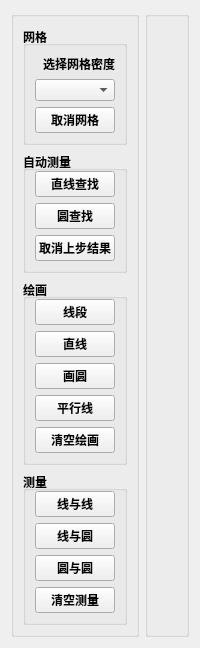
      <widget class="QWidget" name="tabVerticalView">
       <attribute name="title">
        <string>垂直视图</string>
       </attribute>
       <layout class="QGridLayout" name="gridLayout_8">
        <item row="0" column="0">
         <widget class="QGroupBox" name="groupBox_10">
          <property name="font">
           <font>
            <pointsize>12</pointsize>
            <weight>75</weight>
            <bold>true</bold>
           </font>
          </property>
          <property name="acceptDrops">
           <bool>false</bool>
          </property>
          <property name="title">
           <string/>
          </property>
          <property name="flat">
           <bool>false</bool>
          </property>
          <layout class="QVBoxLayout" name="verticalLayout_8">
           <item>
            <widget class="QGroupBox" name="groupBox_11">
             <property name="font">
              <font>
               <pointsize>9</pointsize>
               <weight>75</weight>
               <bold>true</bold>
              </font>
             </property>
             <property name="contextMenuPolicy">
              <enum>Qt::DefaultContextMenu</enum>
             </property>
             <property name="layoutDirection">
              <enum>Qt::LeftToRight</enum>
             </property>
             <property name="autoFillBackground">
              <bool>false</bool>
             </property>
             <property name="title">
              <string>网格</string>
             </property>
             <property name="alignment">
              <set>Qt::AlignLeading|Qt::AlignLeft|Qt::AlignVCenter</set>
             </property>
             <property name="flat">
              <bool>false</bool>
             </property>
             <property name="checkable">
              <bool>false</bool>
             </property>
             <layout class="QVBoxLayout" name="verticalLayout_2">
              <item>
               <widget class="QLabel" name="label_2">
                <property name="sizePolicy">
                 <sizepolicy hsizetype="Preferred" vsizetype="Fixed">
                  <horstretch>0</horstretch>
                  <verstretch>0</verstretch>
                 </sizepolicy>
                </property>
                <property name="font">
                 <font>
                  <pointsize>9</pointsize>
                  <weight>75</weight>
                  <bold>true</bold>
                 </font>
                </property>
                <property name="text">
                 <string>选择网格密度</string>
                </property>
                <property name="alignment">
                 <set>Qt::AlignRight|Qt::AlignTrailing|Qt::AlignVCenter</set>
                </property>
               </widget>
              </item>
              <item>
               <widget class="QComboBox" name="cbGridDens_Ver">
                <property name="sizePolicy">
                 <sizepolicy hsizetype="Preferred" vsizetype="Fixed">
                  <horstretch>0</horstretch>
                  <verstretch>0</verstretch>
                 </sizepolicy>
                </property>
               </widget>
              </item>
              <item>
               <widget class="QPushButton" name="btnCancelGrids_Ver">
                <property name="sizePolicy">
                 <sizepolicy hsizetype="Minimum" vsizetype="Fixed">
                  <horstretch>0</horstretch>
                  <verstretch>0</verstretch>
                 </sizepolicy>
                </property>
                <property name="font">
                 <font>
                  <pointsize>9</pointsize>
                  <weight>75</weight>
                  <bold>true</bold>
                 </font>
                </property>
                <property name="text">
                 <string>取消网格</string>
                </property>
               </widget>
              </item>
             </layout>
            </widget>
           </item>
           <item>
            <widget class="QGroupBox" name="groupBox_15">
             <property name="font">
              <font>
               <pointsize>9</pointsize>
               <weight>75</weight>
               <bold>true</bold>
              </font>
             </property>
             <property name="contextMenuPolicy">
              <enum>Qt::DefaultContextMenu</enum>
             </property>
             <property name="layoutDirection">
              <enum>Qt::LeftToRight</enum>
             </property>
             <property name="autoFillBackground">
              <bool>false</bool>
             </property>
             <property name="title">
              <string>自动测量</string>
             </property>
             <property name="alignment">
              <set>Qt::AlignLeading|Qt::AlignLeft|Qt::AlignVCenter</set>
             </property>
             <property name="flat">
              <bool>false</bool>
             </property>
             <property name="checkable">
              <bool>false</bool>
             </property>
             <layout class="QVBoxLayout" name="verticalLayout_5">
              <property name="topMargin">
               <number>0</number>
              </property>
              <item>
               <widget class="QPushButton" name="btnLineDet_Ver">
                <property name="sizePolicy">
                 <sizepolicy hsizetype="Minimum" vsizetype="Fixed">
                  <horstretch>0</horstretch>
                  <verstretch>0</verstretch>
                 </sizepolicy>
                </property>
                <property name="font">
                 <font>
                  <pointsize>9</pointsize>
                  <weight>75</weight>
                  <bold>true</bold>
                 </font>
                </property>
                <property name="text">
                 <string>直线查找</string>
                </property>
               </widget>
              </item>
              <item>
               <widget class="QPushButton" name="btnCircleDet_Ver">
                <property name="sizePolicy">
                 <sizepolicy hsizetype="Minimum" vsizetype="Fixed">
                  <horstretch>0</horstretch>
                  <verstretch>0</verstretch>
                 </sizepolicy>
                </property>
                <property name="font">
                 <font>
                  <pointsize>9</pointsize>
                  <weight>75</weight>
                  <bold>true</bold>
                 </font>
                </property>
                <property name="text">
                 <string>圆查找</string>
                </property>
               </widget>
              </item>
              <item>
               <widget class="QPushButton" name="btnCan1StepDet_Ver">
                <property name="sizePolicy">
                 <sizepolicy hsizetype="Minimum" vsizetype="Fixed">
                  <horstretch>0</horstretch>
                  <verstretch>0</verstretch>
                 </sizepolicy>
                </property>
                <property name="font">
                 <font>
                  <pointsize>9</pointsize>
                  <weight>75</weight>
                  <bold>true</bold>
                 </font>
                </property>
                <property name="text">
                 <string>取消上步结果</string>
                </property>
               </widget>
              </item>
             </layout>
            </widget>
           </item>
           <item>
            <widget class="QGroupBox" name="groupBox_12">
             <property name="font">
              <font>
               <pointsize>9</pointsize>
               <weight>75</weight>
               <bold>true</bold>
              </font>
             </property>
             <property name="layoutDirection">
              <enum>Qt::LeftToRight</enum>
             </property>
             <property name="title">
              <string>绘画</string>
             </property>
             <property name="alignment">
              <set>Qt::AlignLeading|Qt::AlignLeft|Qt::AlignVCenter</set>
             </property>
             <property name="flat">
              <bool>false</bool>
             </property>
             <property name="checkable">
              <bool>false</bool>
             </property>
             <layout class="QVBoxLayout" name="verticalLayout_3">
              <property name="topMargin">
               <number>0</number>
              </property>
              <item>
               <widget class="QPushButton" name="btnDrawLine_Ver">
                <property name="font">
                 <font>
                  <pointsize>9</pointsize>
                  <weight>75</weight>
                  <bold>true</bold>
                 </font>
                </property>
                <property name="text">
                 <string>线段</string>
                </property>
               </widget>
              </item>
              <item>
               <widget class="QPushButton" name="btnDrawStraight_Ver">
                <property name="font">
                 <font>
                  <pointsize>9</pointsize>
                  <weight>75</weight>
                  <bold>true</bold>
                 </font>
                </property>
                <property name="text">
                 <string>直线</string>
                </property>
               </widget>
              </item>
              <item>
               <widget class="QPushButton" name="btnDrawCircle_Ver">
                <property name="font">
                 <font>
                  <pointsize>9</pointsize>
                  <weight>75</weight>
                  <bold>true</bold>
                 </font>
                </property>
                <property name="text">
                 <string>画圆</string>
                </property>
               </widget>
              </item>
              <item>
               <widget class="QPushButton" name="btnDrawParallel_Ver">
                <property name="font">
                 <font>
                  <pointsize>9</pointsize>
                  <weight>75</weight>
                  <bold>true</bold>
                 </font>
                </property>
                <property name="text">
                 <string>平行线</string>
                </property>
               </widget>
              </item>
              <item>
               <widget class="QPushButton" name="btnClearDrawings_Ver">
                <property name="font">
                 <font>
                  <pointsize>9</pointsize>
                  <weight>75</weight>
                  <bold>true</bold>
                 </font>
                </property>
                <property name="text">
                 <string>清空绘画</string>
                </property>
               </widget>
              </item>
             </layout>
            </widget>
           </item>
           <item>
            <widget class="QGroupBox" name="groupBox_13">
             <property name="font">
              <font>
               <pointsize>9</pointsize>
               <weight>75</weight>
               <bold>true</bold>
              </font>
             </property>
             <property name="layoutDirection">
              <enum>Qt::LeftToRight</enum>
             </property>
             <property name="title">
              <string>测量</string>
             </property>
             <property name="alignment">
              <set>Qt::AlignLeading|Qt::AlignLeft|Qt::AlignVCenter</set>
             </property>
             <property name="flat">
              <bool>false</bool>
             </property>
             <property name="checkable">
              <bool>false</bool>
             </property>
             <layout class="QVBoxLayout" name="verticalLayout_4">
              <property name="topMargin">
               <number>0</number>
              </property>
              <item>
               <widget class="QPushButton" name="btnMeasureLines_Ver">
                <property name="font">
                 <font>
                  <pointsize>9</pointsize>
                  <weight>75</weight>
                  <bold>true</bold>
                 </font>
                </property>
                <property name="text">
                 <string>线与线</string>
                </property>
               </widget>
              </item>
              <item>
               <widget class="QPushButton" name="btnMeasureLine2Circle_Ver">
                <property name="font">
                 <font>
                  <pointsize>9</pointsize>
                  <weight>75</weight>
                  <bold>true</bold>
                 </font>
                </property>
                <property name="text">
                 <string>线与圆</string>
                </property>
               </widget>
              </item>
              <item>
               <widget class="QPushButton" name="btnMeasureCircles_Ver">
                <property name="font">
                 <font>
                  <pointsize>9</pointsize>
                  <weight>75</weight>
                  <bold>true</bold>
                 </font>
                </property>
                <property name="text">
                 <string>圆与圆</string>
                </property>
               </widget>
              </item>
              <item>
               <widget class="QPushButton" name="btnClearMeasurements_Ver">
                <property name="font">
                 <font>
                  <pointsize>9</pointsize>
                  <weight>75</weight>
                  <bold>true</bold>
                 </font>
                </property>
                <property name="text">
                 <string>清空测量</string>
                </property>
               </widget>
              </item>
             </layout>
            </widget>
           </item>
          </layout>
         </widget>
        </item>
        <item row="0" column="1">
         <widget class="QGroupBox" name="groupBox_9">
          <property name="font">
           <font>
            <pointsize>12</pointsize>
            <weight>75</weight>
            <bold>true</bold>
           </font>
          </property>
          <property name="title">
           <string/>
          </property>
          <layout class="QGridLayout" name="gridLayout_7">
           <property name="sizeConstraint">
            <enum>QLayout::SetDefaultConstraint</enum>
           </property>
           <property name="leftMargin">
            <number>0</number>
           </property>
           <property name="topMargin">
            <number>0</number>
           </property>
           <property name="rightMargin">
            <number>0</number>
           </property>
           <property name="bottomMargin">
            <number>0</number>
           </property>
           <property name="spacing">
            <number>0</number>
           </property>
           <item row="0" column="0">
            <widget class="QLabel" name="lbVerticalView_2">
             <property name="sizePolicy">
              <sizepolicy hsizetype="Expanding" vsizetype="Preferred">
               <horstretch>0</horstretch>
               <verstretch>0</verstretch>
              </sizepolicy>
             </property>
             <property name="text">
              <string/>
             </property>
             <property name="alignment">
              <set>Qt::AlignCenter</set>
             </property>
            </widget>
           </item>
          </layout>
         </widget>
        </item>
       </layout>
      </widget>
